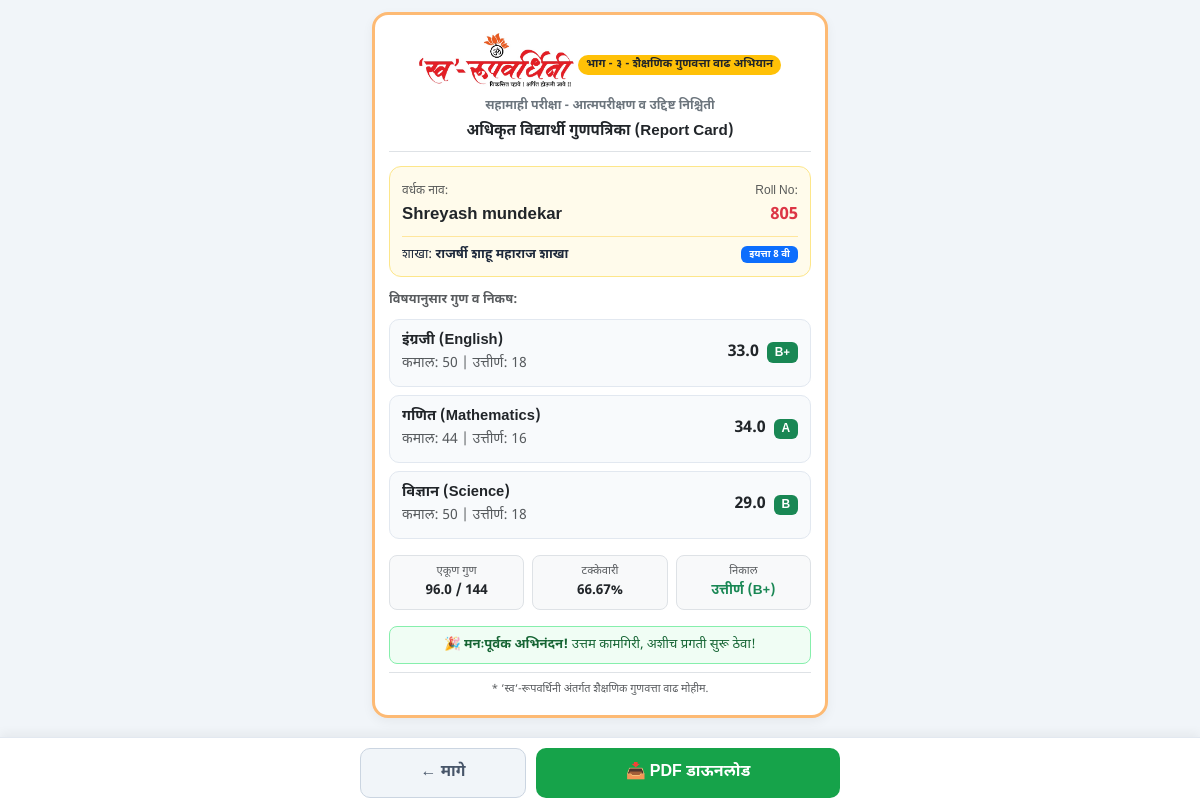
Page /result/41/ on the committed database.
### results/models.py (models this page shows, shortened)
class Student(models.Model):
    STANDARD_CHOICES = [
        ('5', '५ वी (5th Standard)'),
        ('6', '६ वी (6th Standard)'),
        ('7', '७ वी (7th Standard)'),
        ('8', '८ वी (8th Standard)'),
        ('9', '९ वी (9th Standard)'),
        ('10', '१० वी (10th Standard)'),
    ]
    branch_group = models.ForeignKey(
        BranchGroup,
        on_delete=models.CASCADE,
        related_name="students",
        null=True,
        blank=True,
        verbose_name="शाखा"
    )
    name = models.CharField(max_length=150, verbose_name="वर्धक नाव (Student Name)")
    roll_number = models.CharField(max_length=50, verbose_name="Roll Number")
    standard = models.CharField(
        max_length=10,
        choices=STANDARD_CHOICES,
        default='5',
        verbose_name="इयत्ता (Standard)"
    )
    contact_number = models.CharField(max_length=15, blank=True, null=True, verbose_name="संपर्क क्रमांक")
    class Meta:
        verbose_name = "विद्यार्थी / वर्धक"
        verbose_name_plural = "विद्यार्थी / वर्धक (Students)"
        unique_together = ('branch_group', 'roll_number')
    def get_subject_specs(self):
        std = str(self.standard).strip()
        return STANDARD_SUBJECT_RULES.get(std, STANDARD_SUBJECT_RULES['5'])
    @property
    def total_marks_obtained(self):
        return round(sum(score.marks_obtained for score in self.scores.all()), 2)
    @property
    def total_max_marks(self):
        specs = self.get_subject_specs()
        return sum(details['max'] for details in specs.values())
    @property
    def percentage(self):
        if self.total_max_marks > 0:
            return round((self.total_marks_obtained / self.total_max_marks) * 100, 2)
        return 0.0
    @property
    def is_passed(self):
        scores = self.scores.all()
        if not scores.exists():
            return False
        return all(score.is_passed for score in scores)
    @property
    def overall_grade(self):
        pct = self.percentage
        if not self.is_passed:
            return "F"
        if pct >= 85:
            return "A+"
        elif pct >= 70:
            return "A"
        elif pct >= 60:
            return "B+"
        elif pct >= 50:
            return "B"
        elif pct >= 35:
            return "C"
        return "D"

class BranchGroup(models.Model):
    name = models.CharField(max_length=200, unique=True, verbose_name="शाखा नाव")
    location = models.CharField(max_length=200, blank=True, null=True, verbose_name="पत्ता / ठिकाण")
    co_admin = models.ForeignKey(
        User,
        on_delete=models.SET_NULL,
        null=True,
        blank=True,
        related_name="managed_branches",
        verbose_name="शाखा प्रमुख / Co-Admin"
    )
    class Meta:
        verbose_name = "शाखा गट"
        verbose_name_plural = "शाखा गट (Branches)"

class Score(models.Model):
    student = models.ForeignKey(Student, on_delete=models.CASCADE, related_name="scores", verbose_name="वर्धक")
    subject = models.ForeignKey(Subject, on_delete=models.CASCADE, verbose_name="विषय")
    marks_obtained = models.FloatField(verbose_name="मिळालेले गुण")
    class Meta:
        verbose_name = "गुण नोंद"
        verbose_name_plural = "गुण नोंद (Scores)"
        unique_together = ('student', 'subject')
    def get_actual_spec(self):
        specs = self.student.get_subject_specs()
        code = (self.subject.code or "").lower()
        name = self.subject.name.lower()
        if code in specs:
            return specs[code]
        for k, v in specs.items():
            if k in code or code in k or k in name or name in k:
                return v
        return {'max': self.subject.max_marks, 'pass': self.subject.passing_marks, 'name': self.subject.name}
    @property
    def actual_max_marks(self):
        return self.get_actual_spec()['max']
    @property
    def actual_passing_marks(self):
        return self.get_actual_spec()['pass']
    @property
    def display_subject_name(self):
        return self.get_actual_spec()['name']
    @property
    def is_passed(self):
        return self.marks_obtained >= self.actual_passing_marks
    @property
    def grade(self):
        if not self.is_passed:
            return "F"
        max_m = self.actual_max_marks
        pct = (self.marks_obtained / max_m) * 100 if max_m > 0 else 0
        if pct >= 85:
            return "A+"
        elif pct >= 70:
            return "A"
        elif pct >= 60:
            return "B+"
        elif pct >= 50:
            return "B"
        elif pct >= 35:
            return "C"
        return "D"

class Subject(models.Model):
    code = models.CharField(max_length=50, blank=True, null=True, verbose_name="विषय कोड (Key)")
    name = models.CharField(max_length=100, verbose_name="विषयाचे नाव")
    max_marks = models.PositiveIntegerField(default=100, verbose_name="डीफॉल्ट कमाल गुण")
    passing_marks = models.PositiveIntegerField(default=35, verbose_name="डीफॉल्ट उत्तीर्ण गुण")
    class Meta:
        verbose_name = "विषय"
        verbose_name_plural = "विषय (Subjects)"

### results/views.py (the view)
# urls.py: path('result/<int:student_id>/', views.view_report_card, name='view_report_card'),
def view_report_card(request, student_id):
    student = get_object_or_404(Student.objects.select_related('branch_group'), id=student_id)
    scores = student.scores.select_related('subject').all()
    return render(request, "results/report_card.html", {
        "student": student,
        "scores": scores,
        "is_passed": student.is_passed,
        "percentage": student.percentage,
    })

### results/templates/results/report_card.html (shortened to what this page needs)
{% load static %}
<!DOCTYPE html>
<html lang="mr">
<head>
    <link href="https://cdn.jsdelivr.net/npm/bootstrap@5.3.0/dist/css/bootstrap.min.css" rel="stylesheet">
</head>
<body>
<div class="mobile-wrapper">
    <div class="report-card" id="certificateNode">
        <div class="text-center pb-2 border-bottom">
            <img src="{% static 'results/swaroop_header.png' %}" alt="‘स्व‘-रूपवर्धिनी" class="header-logo">
            <div class="badge bg-warning text-dark px-2 py-1 rounded-pill" style="font-size: 0.72rem;">
                भाग - ३ - शैक्षणिक गुणवत्ता वाढ अभियान
            </div>
            <div class="fw-bold text-secondary mt-1" style="font-size: 0.78rem;">
                सहामाही परीक्षा - आत्मपरीक्षण व उद्दिष्ट निश्चिती
            </div>
            <div class="fw-bold text-dark mt-1" style="font-size: 0.95rem;">
                अधिकृत विद्यार्थी गुणपत्रिका (Report Card)
            </div>
        </div>
        <div class="student-box">
            <div class="d-flex justify-content-between align-items-center">
                <div>
                    <span class="text-muted" style="font-size: 0.75rem;">वर्धक नाव:</span>
                    <div class="fw-bold text-dark" style="font-size: 1.05rem;">{{ student.name }}</div>
                </div>
                <div class="text-end">
                    <span class="text-muted" style="font-size: 0.75rem;">Roll No:</span>
                    <div class="fw-bold text-danger" style="font-size: 1.05rem;">{{ student.roll_number }}</div>
                </div>
            </div>
            <div class="d-flex justify-content-between align-items-center mt-2 pt-2 border-top border-warning-subtle" style="font-size: 0.82rem;">
                <span>शाखा: <strong>{{ student.branch_group.name }}</strong></span>
                <span class="badge bg-primary px-2 py-1">इयत्ता {{ student.standard }} वी</span>
            </div>
        </div>
        <div class="mb-3">
            <div class="text-muted fw-bold mb-2" style="font-size: 0.8rem;">विषयानुसार गुण व निकष:</div>
            {% for score in scores %}
            <div class="subject-item">
                <div>
                    <div class="fw-bold text-dark" style="font-size: 0.92rem;">
                        {{ score.display_subject_name }}
                    </div>
                    <small class="text-muted">
                        कमाल: {{ score.actual_max_marks }} | उत्तीर्ण: {{ score.actual_passing_marks }}
                    </small>
                </div>
                <div class="text-end">
                    <span class="fw-bold fs-6 text-dark">{{ score.marks_obtained }}</span>
                    <span class="badge {% if score.is_passed %}bg-success{% else %}bg-danger{% endif %} ms-1">
                        {{ score.grade }}
                    </span>
                </div>
            </div>
            {% endfor %}
        </div>
        <div class="row g-2 text-center mb-3">
            <div class="col-4">
                <div class="p-2 border rounded-3 bg-light">
                    <div class="text-muted" style="font-size: 0.7rem;">एकूण गुण</div>
                    <div class="fw-bold text-dark" style="font-size: 0.85rem;">{{ student.total_marks_obtained }} / {{ student.total_max_marks }}</div>
                </div>
            </div>
            <div class="col-4">
                <div class="p-2 border rounded-3 bg-light">
                    <div class="text-muted" style="font-size: 0.7rem;">टक्केवारी</div>
                    <div class="fw-bold text-dark" style="font-size: 0.85rem;">{{ student.percentage }}%</div>
                </div>
            </div>
            <div class="col-4">
                <div class="p-2 border rounded-3 bg-light">
                    <div class="text-muted" style="font-size: 0.7rem;">निकाल</div>
                    {% if student.is_passed %}
                        <div class="fw-bold text-success" style="font-size: 0.85rem;">उत्तीर्ण ({{ student.overall_grade }})</div>
                    {% else %}
                        <div class="fw-bold text-danger" style="font-size: 0.85rem;">सुधारणा आवश्यक</div>
                    {% endif %}
                </div>
            </div>
        </div>
        {% if student.is_passed %}
            {% if student.percentage >= 60 %}
            <div class="p-2 rounded-3 text-center mb-2" style="background: #f0fdf4; border: 1px solid #86efac; color: #166534; font-size: 0.82rem;">
                <strong>🎉 मनःपूर्वक अभिनंदन!</strong> उत्तम कामगिरी, अशीच प्रगती सुरू ठेवा!
            </div>
            {% else %}
            <div class="p-2 rounded-3 text-center mb-2" style="background: #eff6ff; border: 1px solid #93c5fd; color: #1e40af; font-size: 0.82rem;">
                <strong>👏 अभिनंदन!</strong> तुम्ही उत्तीर्ण झाला आहात, सरावाने टक्केवारी आणखी वाढवा.
            </div>
            {% endif %}
        {% else %}
            <div class="p-2 rounded-3 text-center mb-2" style="background: #fef2f2; border: 1px solid #fca5a5; color: #991b1b; font-size: 0.82rem;">
                <strong>⚠️ लक्ष द्या:</strong> काही विषयांमध्ये सुधारणेची व सरावाची आवश्यकता आहे.
            </div>
        {% endif %}
        <div class="text-center text-muted pt-2 border-top" style="font-size: 0.68rem;">
            * ‘स्व‘-रूपवर्धिनी अंतर्गत शैक्षणिक गुणवत्ता वाढ मोहीम.
        </div>
    </div>
</div>
<div class="bottom-action-bar">
    <div class="bottom-bar-inner">
        <a href="{% url 'search_result' %}" class="btn-back">← मागे</a>
        <button id="downloadPdfBtn" onclick="generatePDF()" class="btn-download">📥 PDF डाऊनलोड</button>
    </div>
</div>
</body>
</html>

### results/templates/results/report_card.html (style rules this page uses)
:root { --brand-primary: #c2410c; --brand-gold: #f59e0b; }
body { font-family: 'Noto Sans Devanagari', sans-serif; background-color: #f1f5f9; margin: 0; padding: 0; color: #1e293b; }
.mobile-wrapper { max-width: 480px; margin: 0 auto; padding: 12px 12px 90px 12px; }
.report-card { background: #ffffff; border-radius: 16px; border: 3px solid #fdba74; padding: 18px 14px; box-shadow: 0 4px 12px rgba(0, 0, 0, 0.05); }
.header-logo { max-height: 54px; width: auto; margin-bottom: 6px; }
.student-box { background: #fffbeb; border: 1px solid #fde68a; border-radius: 12px; padding: 12px; margin: 14px 0; }
.subject-item { background: #f8fafc; border-radius: 10px; padding: 10px 12px; margin-bottom: 8px; border: 1px solid #e2e8f0; display: flex; justify-content: space-between; align-items: center; }
.bottom-action-bar { position: fixed; bottom: 0; left: 0; right: 0; background: #ffffff; border-top: 1px solid #e2e8f0; padding: 10px 16px; display: flex; justify-content: center; box-shadow: 0 -4px 10px rgba(0, 0, 0, 0.05); z-index: 1000; }
.bottom-bar-inner { max-width: 480px; width: 100%; display: flex; gap: 10px; }
.btn-download { background: #16a34a; color: #ffffff; border: none; padding: 12px; border-radius: 10px; font-weight: 700; flex: 2; }
.btn-back { background: #f1f5f9; color: #475569; border: 1px solid #cbd5e1; padding: 12px; border-radius: 10px; font-weight: 700; text-decoration: none; text-align: center; flex: 1; }

### rows in the picture
Student: name "Shreyash mundekar", roll_number "805", branch_group.name "राजर्षी शाहू महाराज शाखा", standard "8", total_marks_obtained "96.0", total_max_marks "144", percentage "66.67", overall_grade "B+"
Score: display_subject_name "इंग्रजी (English)", actual_max_marks "50", actual_passing_marks "18", marks_obtained "33.0", grade "B+"
Score: display_subject_name "गणित (Mathematics)", actual_max_marks "44", actual_passing_marks "16", marks_obtained "34.0", grade "A"
Score: display_subject_name "विज्ञान (Science)", actual_max_marks "50", actual_passing_marks "18", marks_obtained "29.0", grade "B"
